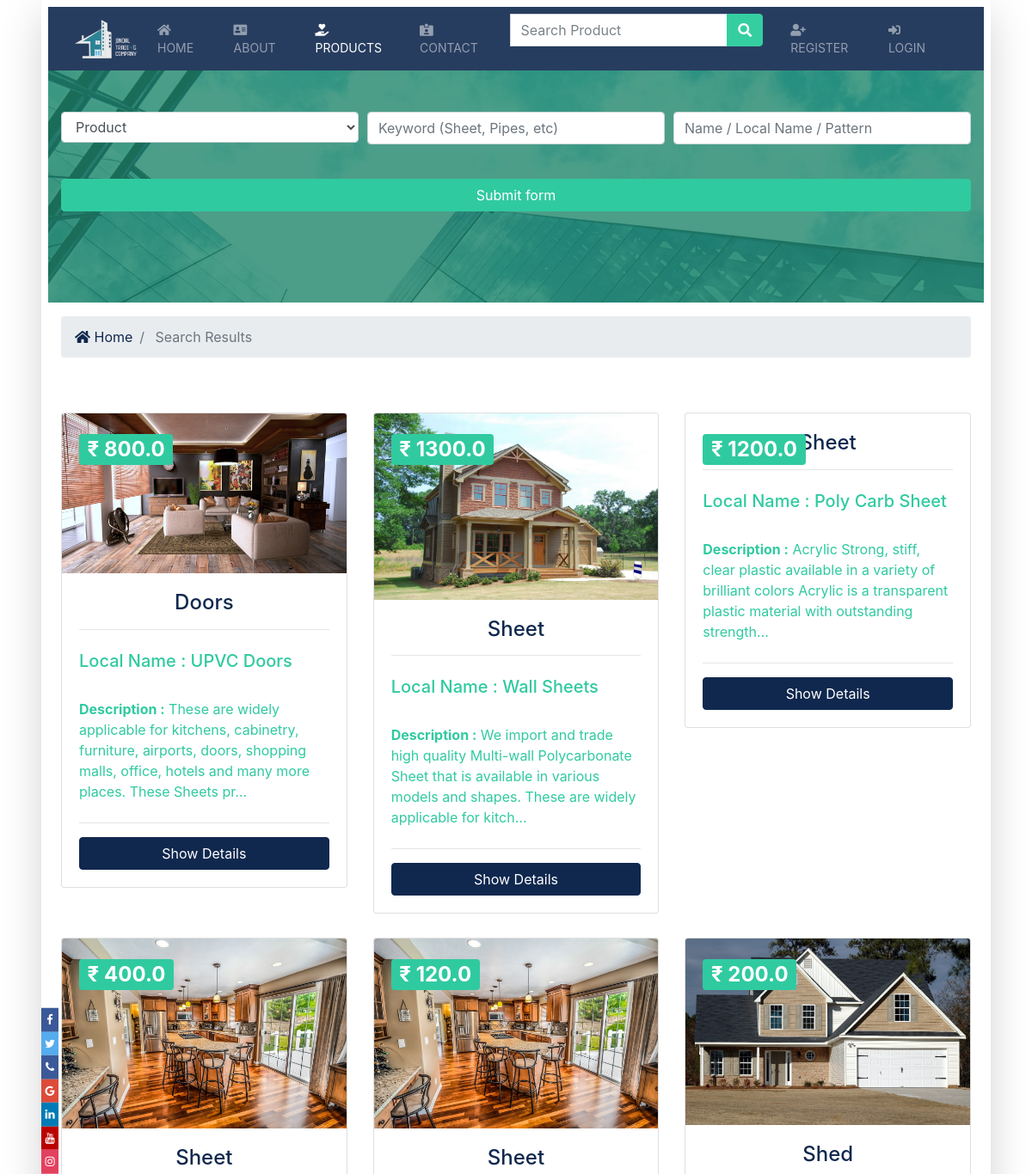
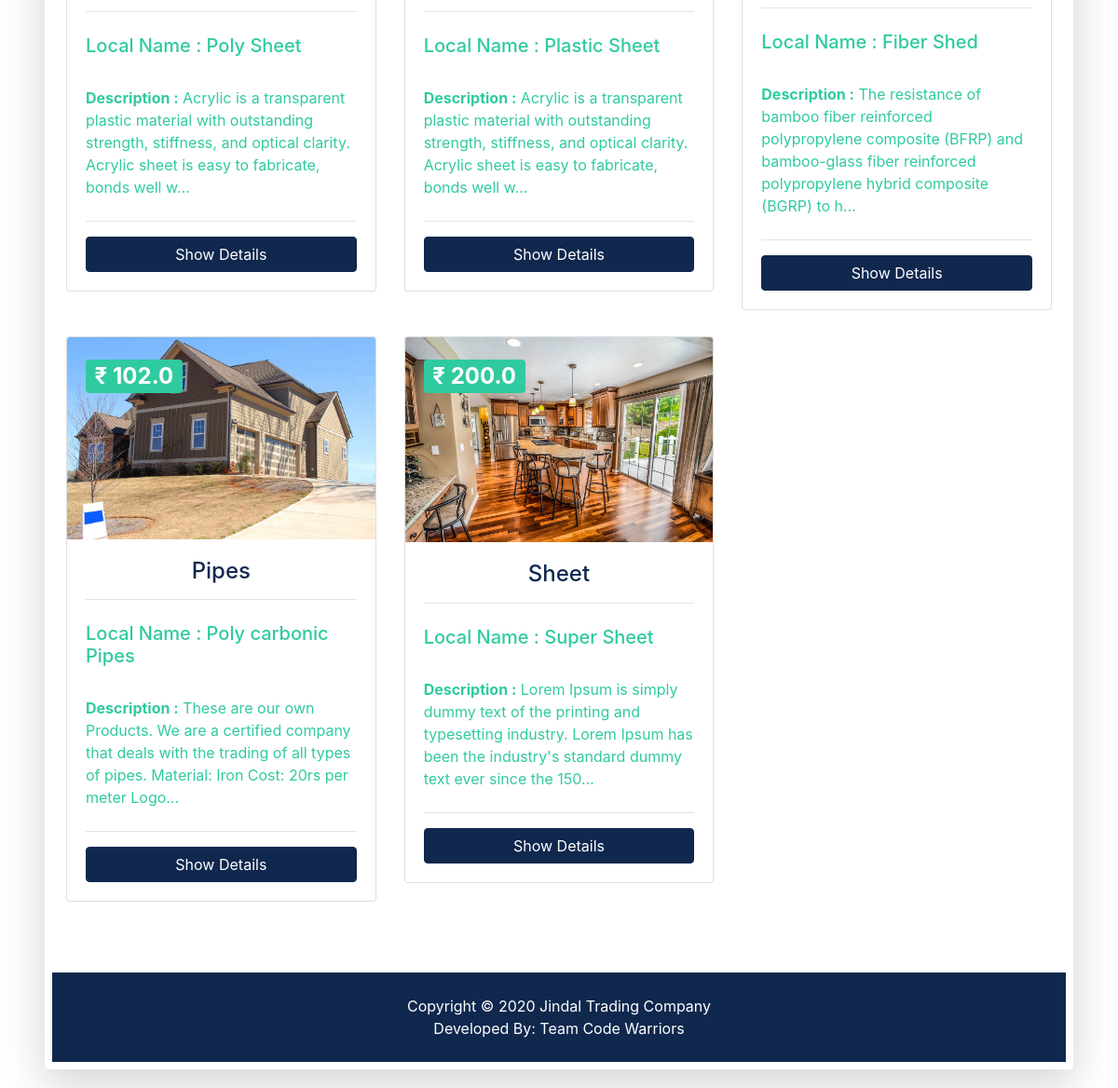
The app's page /products/search/ with its own data (2 pictures, top to bottom).
### products/models.py (models this page shows, shortened)
class Product(models.Model):
    name = models.CharField(max_length=200)
    local_name = models.CharField(blank=True, max_length=200)
    category = models.CharField(max_length=200)
    price = models.FloatField()
    size = models.CharField(max_length=150, blank=True)
    pattern = models.CharField(max_length=150, blank=True)
    thickness = models.CharField(max_length=150, blank=True)
    brand_name = models.CharField(max_length=250, blank=True)
    customisable = models.BooleanField(default=False)
    main_photo = models.ImageField(upload_to='photos/%Y/%m/%d/')
    detail_photo_1 = models.ImageField(upload_to='photos/%Y/%m/%d/', blank=True)
    detail_photo_2 = models.ImageField(upload_to='photos/%Y/%m/%d/', blank=True)
    detail_photo_3 = models.ImageField(upload_to='photos/%Y/%m/%d/', blank=True)
    description = models.TextField(max_length=1500, blank=True)
    amazon_link = models.CharField(blank=True, null=True, max_length=1000)
    flipkart_link = models.CharField(blank=True, null=True, max_length=1000)
    is_published = models.BooleanField(default=True)
    is_trending = models.BooleanField(default=False)
    list_date = models.DateTimeField(default=datetime.now, blank=True)

### products/views.py (the view, shortened to what this page needs)
# urls.py: path('search/', views.search, name='search'),
def search(request):
    search_choices = {
      'P':'Products',
      'S':'Services',
    }
    queryset_list = Product.objects.all().order_by('-list_date')
    if 'category' in request.GET:
        category = request.GET['category']
        if category == "P":
            queryset_list = Product.objects.all().order_by('-list_date')
        if category == "S":
            queryset_list = Service.objects.all().order_by('-list_date')
    else:
        context = {
            'products': queryset_list,
            'values': request.GET,
            'search_choices': search_choices
        }
        messages.error(request, "Wrong way to Search. Please select Product or Services.")
        return render(request, 'products/search.html', context)

### templates/products/search.html (shortened to what this page needs)
{% extends 'base.html' %}
{% load humanize %}
{% block content %}
{% include 'partials/_search_form.html' %}
  <section id="bc" class="mt-3">
    <div class="container">
      <nav aria-label="breadcrumb">
        <ol class="breadcrumb">
          <li class="breadcrumb-item">
            <a href="{% url 'index' %}">
              <i class="fas fa-home"></i> Home</a>
          </li>
          <li class="breadcrumb-item active"> Search Results</li>
        </ol>
      </nav>
    </div>
  </section>
  <section id="listings" class="py-4">
          <div class="container">
            <div class="row">
              {% if products %}
              {% for product in products %}
              <div class="col-md-6 col-lg-4 pt-4 mb-1">
                <div class="card listing-preview">
                  <img class="card-img-top" src="{{ product.main_photo.url }}" alt="" />
                  <div class="card-img-overlay">
                    <h2>
                      <span class="badge badge-secondary text-white">₹
                        {% if product.price %}
                        {{ product.price }}
                        {% else %}
                        X
                        {% endif %}
                      </span>
                    </h2>
                  </div>
                  <div class="card-body">
                    <div class="listing-heading text-center">
                      <h4 class="text-primary">
                        {% if product.category %}
                        {{ product.category }}
                        {% else %}
                        {{ product.name }}
                        {% endif %}
                      </h4>
                    </div>
                    <hr />
                    <div class="row py-2 text-secondary">
                      <div class="col-12">
                        {% if product.local_name %}
                        <h5 class="">Local Name : {{ product.local_name }}</h5><br>
                        {% else %}
                        {{ product.name }}
                        {% endif %}
                      </div>
                      <div class="col-12">
                        {% if product.description %}
                        <span class="font-weight-bold">Description :</span>
                        {{ product.description|truncatechars:150 }}
                        {% endif %}
                      </div>
                    </div>
                    <hr />
                    {% if values.category == 'P' %}
                    <a href="{% url 'product' product.id %}" class="btn btn-primary btn-block">Show Details</a>
                    {% else %}
                    <a href="{% url 'service' product.id %}" class="btn btn-primary btn-block">Show Details</a>
                    {% endif %}
                  </div>
              </div>
            </div>
            {% endfor %}
            {% else %}
              <p class="lead ml-4">SORRY, No Results Found.</p>
            {% endif %}
          </div>
        </div>
</section>
{% endblock %}

### jtc/static/css/style.css (style rules this page uses)
img { width: 100%; }
.listing-preview a { position: relative; }
.container h2 { color: #10284e; }

### jtc/static/css/all.css (style rules this page uses)
.fa, .fas, .far, .fal, .fab { -moz-osx-font-smoothing: grayscale; -webkit-font-smoothing: antialiased; display: inline-block; font-style: normal; font-variant: normal; text-rendering: auto; line-height: 1; }
.fa-home:before { content: "\f015"; }
.fa, .fas { font-family: 'Font Awesome 5 Free'; font-weight: 900; }

### records on screen
Product: main_photo (picture), price "800.0", category "Doors", local_name "UPVC Doors", description "These are widely applicable for kitchens, cabinetry, furniture, airports, doors, shopping malls, office, hotels and many more places. These Sheets pr…"
Product: main_photo (picture), price "1300.0", category "Sheet", local_name "Wall Sheets", description "We import and trade high quality Multi-wall Polycarbonate Sheet that is available in various models and shapes. These are widely applicable for kitch…"
Product: price "1200.0", category "Sheet", local_name "Poly Carb Sheet", description "Acrylic Strong, stiff, clear plastic available in a variety of brilliant colors Acrylic is a transparent plastic material with outstanding strength…"
Product: main_photo (picture), price "400.0", category "Sheet", local_name "Poly Sheet", description "Acrylic is a transparent plastic material with outstanding strength, stiffness, and optical clarity. Acrylic sheet is easy to fabricate, bonds well w…"
Product: main_photo (picture), price "120.0", category "Sheet", local_name "Plastic Sheet", description "Acrylic is a transparent plastic material with outstanding strength, stiffness, and optical clarity. Acrylic sheet is easy to fabricate, bonds well w…"
Product: main_photo (picture), price "200.0", category "Shed", local_name "Fiber Shed", description "The resistance of bamboo fiber reinforced polypropylene composite (BFRP) and bamboo-glass fiber reinforced polypropylene hybrid composite (BGRP) to h…"
Product: main_photo (picture), price "102.0", category "Pipes", local_name "Poly carbonic Pipes", description "These are our own Products. We are a certified company that deals with the trading of all types of pipes. Material: Iron Cost: 20rs per meter Logo…"
Product: main_photo (picture), price "200.0", category "Sheet", local_name "Super Sheet", description "Lorem Ipsum is simply dummy text of the printing and typesetting industry. Lorem Ipsum has been the industry's standard dummy text ever since the 150…"
